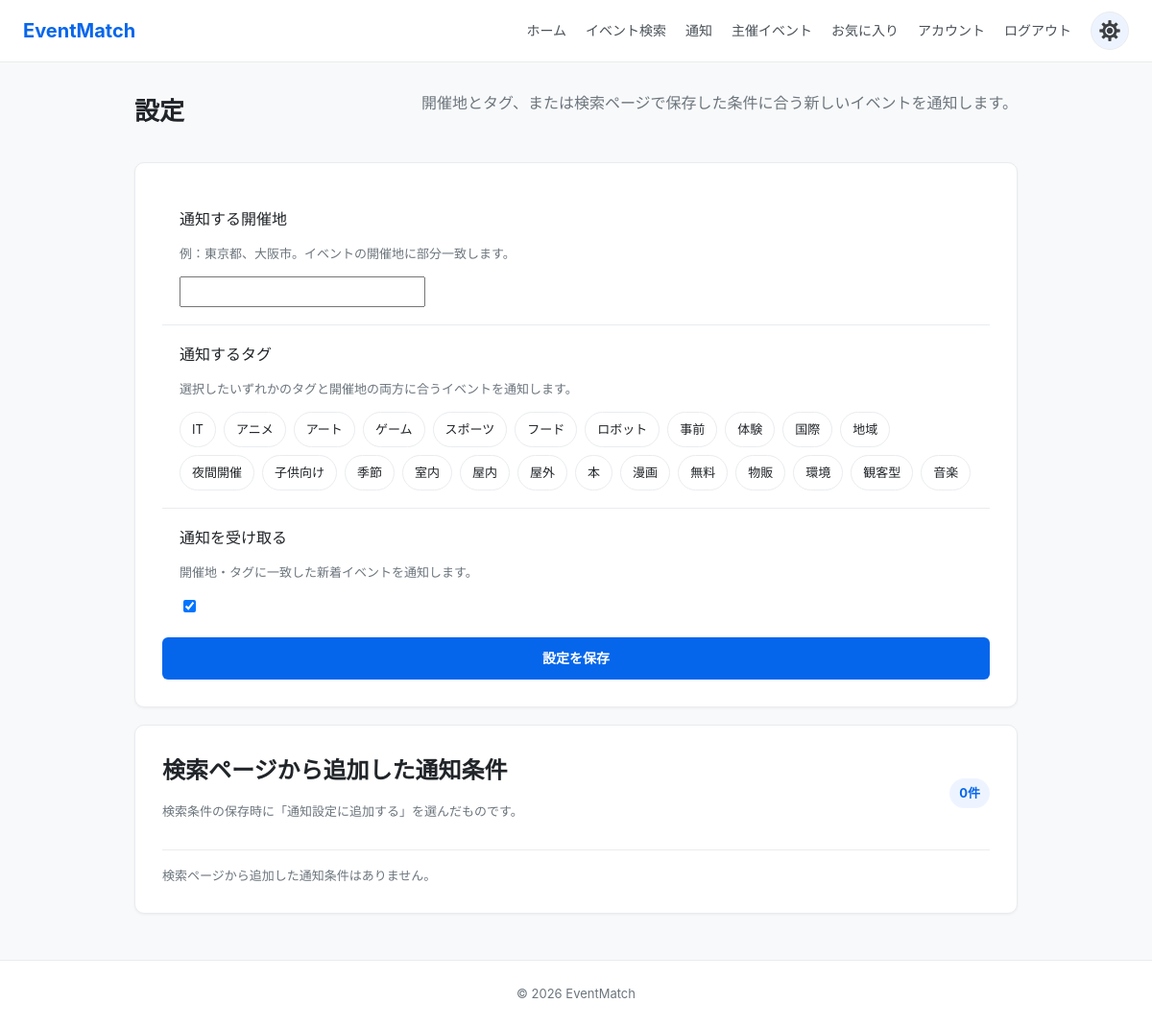
/accounts/preferences/ (signed in), run on the app's committed database.
### accounts/models.py (models this page shows, shortened)
class UserPreference(models.Model):
    class Theme(models.TextChoices):
        SYSTEM = "system", "端末設定に合わせる"
        LIGHT = "light", "ライト"
        DARK = "dark", "ダーク"
    user = models.OneToOneField(
        User,
        on_delete=models.CASCADE,
        related_name="preference",
    )
    desired_location = models.CharField("希望地域", max_length=255, blank=True)
    notifications_enabled = models.BooleanField("通知を受け取る", default=True)
    theme_color = models.CharField(
        "テーマ",
        max_length=20,
        choices=Theme.choices,
        default=Theme.SYSTEM,
    )
    created_at = models.DateTimeField(auto_now_add=True)
    updated_at = models.DateTimeField(auto_now=True)
    class Meta:
        verbose_name = "ユーザー設定"
        verbose_name_plural = "ユーザー設定"

### events/models.py (models this page shows)
class Tag(models.Model):
    name = models.CharField(max_length = 50,unique = True)
    def __str__(self):
        return self.name

### accounts/views.py (the view, shortened to what this page needs)
# urls.py: path("preferences/", PreferenceView.as_view(), name="preferences"),
class PreferenceView(LoginRequiredMixin, UpdateView):
    model = UserPreference
    form_class = UserPreferenceForm
    template_name = "accounts/preferences.html"
    success_url = reverse_lazy("accounts:preferences")
    def get_object(self, queryset=None):
        preference, _ = UserPreference.objects.get_or_create(user=self.request.user)
        return preference
    def get_context_data(self, **kwargs):
        context = super().get_context_data(**kwargs)
        notification_searches = list(
            SavedSearch.objects.filter(
                owner=self.request.user,
                source=SavedSearch.Source.MANUAL,
                notify_enabled=True,
            ).prefetch_related("tags")
        )
        context["notification_searches"] = notification_searches
        return context

### accounts/models.py (called while the page is built)
    @property
    def is_organizer(self):
        return self.role == self.Role.ORGANIZER or self.is_staff

### notifications/context_processors.py (called while the page is built)
def unread_notifications(request):
    if not request.user.is_authenticated:
        return {"unread_notification_count": 0}
    return {
        "unread_notification_count": NotificationService.unread_count(
            user=request.user
        )
    }

### notifications/services.py (called while the page is built)
    @staticmethod
    def unread_count(*, user):
        return Notification.objects.filter(user=user, is_read=False).count()

### search/services.py (called while the page is built)
    @staticmethod
    def get_notification_preference(*, owner):
        return (
            SavedSearch.objects.filter(
                owner=owner,
                source=SavedSearch.Source.PREFERENCE,
            )
            .prefetch_related("tags")
            .first()
        )

### templates/accounts/preferences.html (shortened to what this page needs)
{% extends "base.html" %}
{% block content %}
<section class="settings-page">
    <div class="page-header">
        <h1>設定</h1>
        <p>
            開催地とタグ、または検索ページで保存した条件に合う新しいイベントを通知します。
        </p>
    </div>
    <form method="post" class="settings-card">
        {% if form %}
            {% for field in form %}
                <div class="setting-item">
                    <div>
                        <label for="{{ field.id_for_label }}">
                            {{ field.label }}
                        </label>
                        {% if field.help_text %}
                            <p class="help-text">
                                {{ field.help_text }}
                            </p>
                        {% endif %}
                    </div>
                    {% if field.name == "notification_tags" %}
                        <div class="preference-tag-options">
                            {% for option in field %}
                                <label class="preference-tag-option">
                                    <span>{{ option.choice_label }}</span>
                                </label>
                            {% empty %}
                                <p class="help-text">選択できるタグはまだありません。</p>
                            {% endfor %}
                        </div>
                    {% else %}
                        {{ field }}
                    {% endif %}
                </div>
            {% endfor %}
        {% endif %}
        <button type="submit" class="button button-primary">
            設定を保存
        </button>
    </form>
    <section class="settings-card saved-notification-settings" aria-labelledby="saved-notification-heading">
        <div class="saved-notification-header">
            <div>
                <h2 id="saved-notification-heading">検索ページから追加した通知条件</h2>
                <p class="help-text">検索条件の保存時に「通知設定に追加する」を選んだものです。</p>
            </div>
            <span class="notification-rule-count">{{ notification_searches|length }}件</span>
        </div>
        {% for saved_search in notification_searches %}
            <article class="notification-rule">
                <div>
                    <h3>{{ saved_search.keyword|default:"キーワード指定なし" }}</h3>
                    <p>
                        {% if saved_search.location %}開催地：{{ saved_search.location }}{% else %}開催地指定なし{% endif %}
                        {% if saved_search.period_from or saved_search.period_to %}
                            ／期間：{{ saved_search.period_from|date:"Y/m/d"|default:"指定なし" }}〜{{ saved_search.period_to|date:"Y/m/d"|default:"指定なし" }}
                        {% endif %}
                    </p>
                    {% with saved_tags=saved_search.tags.all %}
                        {% if saved_tags %}
                            <p>タグ：{% for tag in saved_tags %}{{ tag.name }}{% if not forloop.last %}、{% endif %}{% endfor %}</p>
                        {% endif %}
                    {% endwith %}
                </div>
                <a class="button button-secondary" href="{% url 'search:search_results' %}?{{ saved_search.search_query }}#saved-searches">検索画面で編集</a>
            </article>
        {% empty %}
            <p class="help-text notification-rule-empty">検索ページから追加した通知条件はありません。</p>
        {% endfor %}
    </section>
</section>
{% endblock %}

### static/css/common.css (style rules this page uses)
:root { --primary-color: #0666eb; --primary-hover: #0052c2; --danger-color: #dc3545; --danger-hover: #bb2d3b; --bg-color: #f8f9fa; --card-bg: #ffffff; --border-color: #e9ecef; --text-color: #212529; --text-muted: #6c757d; --highlight-color: #eef4ff; --radius-sm: 6px; --radius-md: 10px; --shadow-sm: 0 1px 3px rgba(0,0,0,0.05); }
* { box-sizing: border-box; }
body { margin: 0; font-family: -apple-system, BlinkMacSystemFont, "Segoe UI", Roboto, "Helvetica Neue", Arial, sans-serif; background-color: var(--bg-color); color: var(--text-color); line-height: 1.6; }
.btn, .button { display: inline-block; width: 100%; padding: 11px; font-size: 14px; font-weight: 600; text-align: center; border-radius: var(--radius-sm); border: none; cursor: pointer; transition: background-color 0.2s; }
.btn-primary, .button-primary { background-color: var(--primary-color); color: #fff; }
button, input, select, textarea { font: inherit; }
.form-page, .confirm-page, .settings-page, .account-page, .notification-page, .organizer-page, .page-container { width: 100%; max-width: 920px; margin: 0 auto; }
.form-description, .help-text, .form-footer, .notification-date { color: var(--text-muted); font-size: 13px; }
.page-header { display: flex; gap: 20px; align-items: flex-start; justify-content: space-between; margin-bottom: 24px; }
.page-header h1 { margin: 0 0 8px; font-size: 26px; }
.page-header p { margin: 0; color: var(--text-muted); }
.account-card, .settings-card, .confirm-card, .management-card, .notification-item { border: 1px solid var(--border-color); border-radius: var(--radius-md); background: var(--card-bg); box-shadow: var(--shadow-sm); }
.profile-form-container, .settings-card, .confirm-card { padding: 28px; }
.setting-item, .notification-item { padding: 18px; }
.setting-item + .setting-item { border-top: 1px solid var(--border-color); }
.saved-notification-settings { margin-top: 18px; }
.saved-notification-header, .notification-rule { display: flex; gap: 18px; align-items: center; justify-content: space-between; }
.saved-notification-header { padding-bottom: 16px; }
.saved-notification-header h2, .notification-rule h3, .notification-rule p { margin: 0; }
.notification-rule-count { flex: 0 0 auto; padding: 5px 10px; border-radius: 999px; background: var(--highlight-color); color: var(--primary-color); font-size: 13px; font-weight: 700; }
.notification-rule-empty { margin: 0; padding-top: 16px; border-top: 1px solid var(--border-color); }
.preference-tag-options { display: flex; flex-wrap: wrap; gap: 8px; margin-top: 10px; }
.preference-tag-option { cursor: pointer; }
.preference-tag-option span { display: inline-flex; min-height: 36px; padding: 7px 12px; align-items: center; border: 1px solid var(--border-color); border-radius: 999px; background: #fff; color: var(--text-color); font-size: 13px; }

### data on the page
UserPreference: form "☑"
Tag: choice_label "IT"
Tag: choice_label "アニメ"
Tag: choice_label "アート"
Tag: choice_label "ゲーム"
Tag: choice_label "スポーツ"
Tag: choice_label "フード"
Tag: choice_label "ロボット"
Tag: choice_label "事前"
Tag: choice_label "体験"
Tag: choice_label "国際"
Tag: choice_label "地域"
Tag: choice_label "夜間開催"
Tag: choice_label "子供向け"
Tag: choice_label "季節"
Tag: choice_label "室内"
Tag: choice_label "屋内"
Tag: choice_label "屋外"
Tag: choice_label "漫画"
Tag: choice_label "無料"
Tag: choice_label "物販"
Tag: choice_label "環境"
Tag: choice_label "観客型"
Tag: choice_label "音楽"

### other printed values
{{ field.label }} "通知する開催地" "通知するタグ" "通知を受け取る"
{{ field.help_text }} "例：東京都、大阪市。イベントの開催地に部分一致します。" "選択したいずれかのタグと開催地の両方に合うイベントを通知します。" "開催地・タグに一致した新着イベントを通知します。"
{{ option.choice_label }} "本"
{{ notification_searches|length }} "0"
